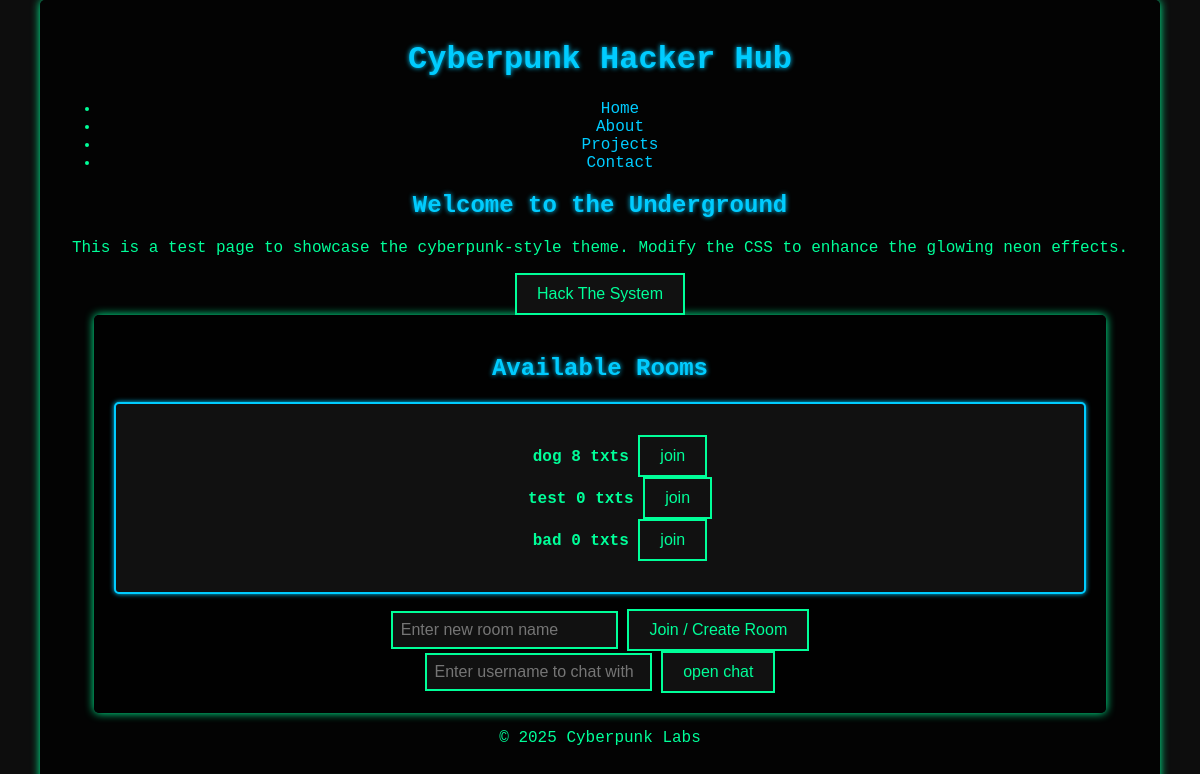
/rooms/, run on the app's committed database.
### rooms/models.py (models this page shows, shortened)
class Room(models.Model):
    name = models.CharField(max_length=28,null=False,unique=True)
    desc = models.TextField(null=True)
    status = models.ForeignKey(Status, on_delete=models.CASCADE, null=True)  # Use ForeignKey to Status
    creation_time = models.DateTimeField(auto_now_add=True)
    update_time = models.DateTimeField(auto_now_add=True)
    created_by = models.ForeignKey(
        settings.AUTH_USER_MODEL, null=True, related_name='room_created', on_delete=models.CASCADE
    )

### rooms/views.py (the view)
# urls.py: path('', room_list, name='room_list'),
def room_list(request):
    username = request.user.username
    rooms = Room.objects.all()
    count_list = []
    for room in rooms:
        m = Message.objects.filter(room__name=room.name).count()
        count_list.append({"name":room.name,'count':m})
    return render(request, 'room_list.html', {'count_list':count_list,'username':username,'rooms': rooms})

### rooms/templates/room_list.html (shortened to what this page needs)
{% extends 'rooms/base.html' %}
{% load static %}
{% block content %}
<div class="container">
    <h2>Available Rooms</h2>
    <div class="card">
<ul style="list-style-type:none">
  {% for room in rooms %}
    {% for i in count_list %}
    <div>
      {% if i.name == room.name%}
      <li>
        <b>{{ room.name }}</b>
        <b>{{i.count}} txts</b>
        <a href="{% url 'chat_room' room.name %}">
        <button> join</button>
        </a>
    </li>
    {%endif%}
</div>
    {%endfor%}
  {% endfor %}
</ul>
</div>
<form id="room_name" method="get" action="{% url 'chat_room' ' ' %}">
    <input name="room" id="room" placeholder="Enter new room name" />
    <button onclick="set_url()" type="submit">Join / Create Room</button>
</form>
<form id="private" method="get" action="{% url 'private_chat' ' ' %}">
    <input name="user" id="user" placeholder="Enter username to chat with" />
    <button onclick="set_private_url()" type="submit"> open chat</button>
</form>
</div>
{% endblock %}

### static/pwn.css (style rules this page uses)
body { background-color: #0d0d0d; color: #00ff99; font-family: 'Courier New', monospace; margin: 0; padding: 0; text-align: center; }
.container { width: 90%; max-width: 1200px; margin: auto; padding: 20px; background: rgba(0, 0, 0, 0.8); box-shadow: 0 0 10px #00ff99; border-radius: 5px; }
h1, h2, h3 { color: #00ccff; text-shadow: 0 0 5px #00ccff; }
button, .btn { background: #111; color: #00ff99; border: 2px solid #00ff99; padding: 10px 20px; cursor: pointer; font-size: 16px; transition: all 0.3s; }
input, select { background: #111; border: 2px solid #00ff99; color: #00ff99; padding: 8px; font-size: 16px; }
.card { background: #111; padding: 15px; border: 2px solid #00ccff; box-shadow: 0 0 5px #00ccff; border-radius: 5px; margin-bottom: 15px; }
a { color: #00ccff; text-decoration: none; }

### data on the page
Room: name "dog", count "8"
Room: name "test", count "0"
Room: name "bad", count "0"
